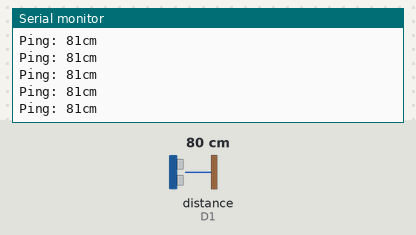
Simulated run of this sketch. Board: ESP8266 (Wemos D1 mini). Parts: the last lines printed to the serial monitor. The inputs (shaded band) are chosen by the test bench; at power-on: distance to the obstacle (sensor on D1) 80 cm. The echo pulse lasts 58.3 µs per cm.

Above: at 1.2 s.
1.3 s: distance to the obstacle (sensor on D1) set to 2 cm
At 1.33 s:
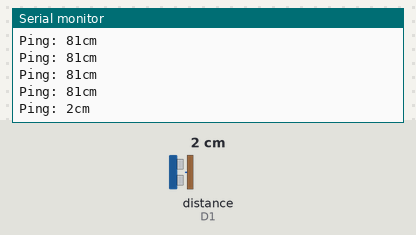
2.8 s: distance to the obstacle (sensor on D1) set to 4 cm
At 2.81 s:
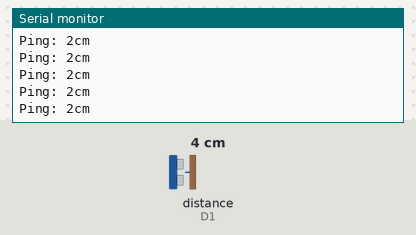
Timing chart, 0 to 5.8 s (numbered marks = the images above; inputs shaded):
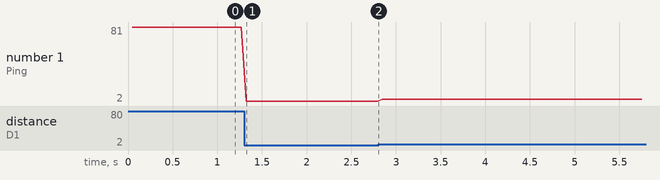

Measured:
- after the input at 1.3 s, the serial monitor: prints a new line at once (image 1)
- plotted number 1: 81 → 2 after the input at 1.3 s, 2 → 4 after the input at 2.8 s

The sketch:

main.ino
```cpp
#include <NewPingESP8266.h>

#define TRIGGER_PIN  D0  // Arduino pin tied to trigger pin on the ultrasonic sensor.
#define ECHO_PIN     D1  // Arduino pin tied to echo pin on the ultrasonic sensor.
#define MAX_DISTANCE 400 // Maximum distance we want to ping for (in centimeters). Maximum sensor distance is rated at 400-500cm.

NewPingESP8266 sonar(TRIGGER_PIN, ECHO_PIN, MAX_DISTANCE); // NewPingESP8266 setup of pins and maximum distance.

void setup() {
  Serial.begin(115200); // Open serial monitor at 115200 baud to see ping results.
}

void loop() {
  delay(50);                     // Wait 50ms between pings (about 20 pings/sec). 29ms should be the shortest delay between pings.
  Serial.print("Ping: ");
  Serial.print(sonar.ping_cm()); // Send ping, get distance in cm and print result (0 = outside set distance range)
  Serial.println("cm");
}
```
